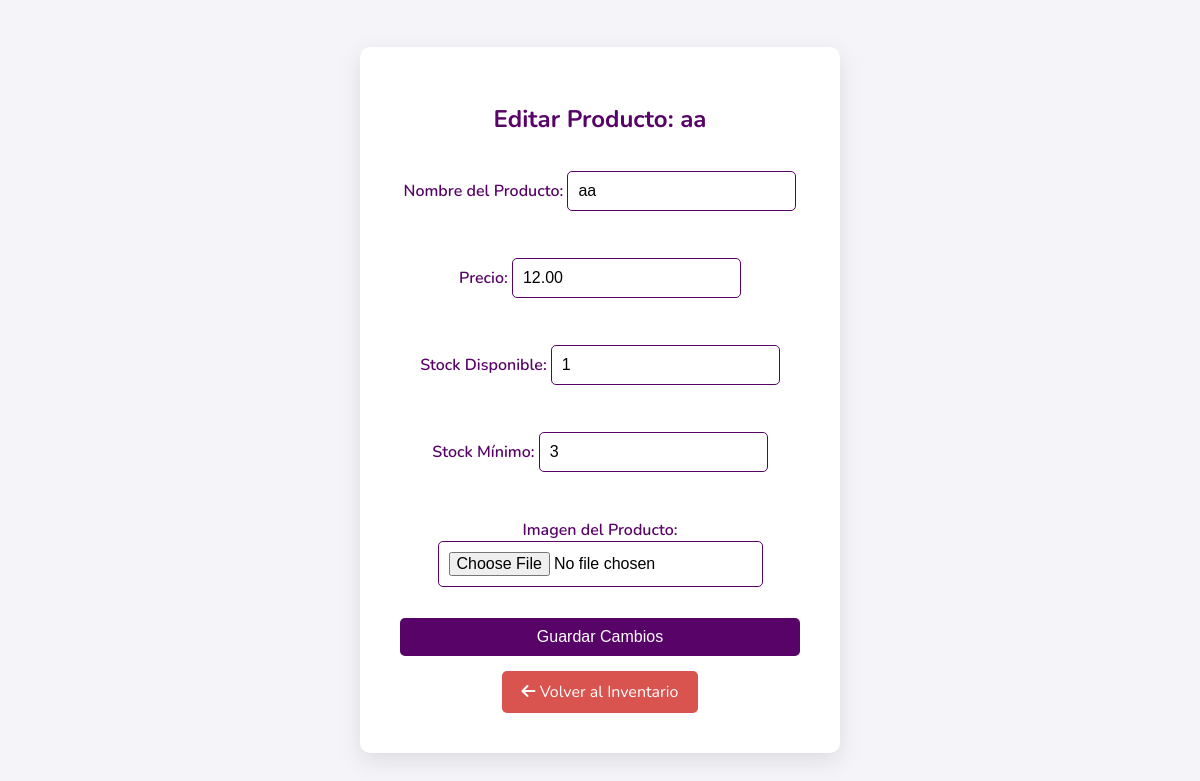
Before: /productos/1/editar/ with the older database file.
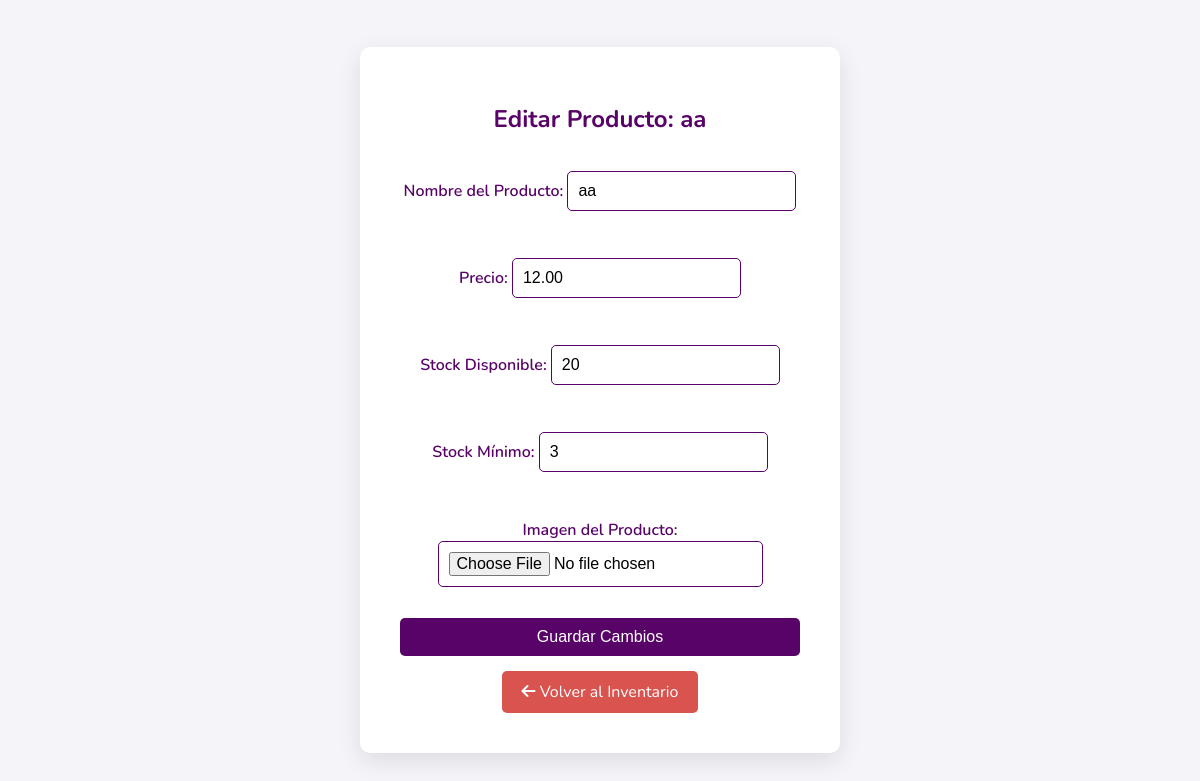
After: the same page with the newer database file.
### gestion/models.py (models this page shows)
class Producto(models.Model):
    nombre = models.CharField(max_length=100)
    precio = models.DecimalField(max_digits=10, decimal_places=2)
    stock = models.IntegerField()
    stock_minimo = models.IntegerField()
    imagen = models.ImageField(upload_to='productos/', null=True, blank=True)  # Campo para la imagen

### gestion/views.py (the view)
# urls.py: path('productos/<int:pk>/editar/', views.editar_producto, name='editar_producto'),
def editar_producto(request, pk):
    producto = get_object_or_404(Producto, pk=pk)
    if request.method == 'POST':
        form = ProductoForm(request.POST, instance=producto)
        if form.is_valid():
            form.save()
            messages.success(request, f'El producto "{producto.nombre}" ha sido actualizado. Stock restante: {producto.stock}')
            if producto.stock <= producto.stock_minimo:
                messages.warning(request, f'¡Atención! El stock del producto "{producto.nombre}" está por debajo del nivel mínimo ({producto.stock_minimo}).')
            return redirect('inventario_jefe')  # Redirige al inventario del jefe
    else:
        form = ProductoForm(instance=producto)
    return render(request, 'gestion/editar_producto.html', {'form': form, 'producto': producto})

### gestion/forms.py (shortened to what this page needs)
class ProductoForm(forms.ModelForm):
    class Meta:
        model = Producto
        fields = ['nombre', 'precio', 'stock', 'stock_minimo', 'imagen']
        labels = {
            'nombre': 'Nombre del Producto',
            'precio': 'Precio',
            'stock': 'Stock Disponible',
            'stock_minimo': 'Stock Mínimo',
            'imagen': 'Imagen del Producto',
        }
        widgets = {
            'nombre': forms.TextInput(attrs={
                'class': 'form-control',
                'placeholder': 'Introduce el nombre del producto'
            }),
            'precio': forms.NumberInput(attrs={
                'class': 'form-control',
                'placeholder': 'Introduce el precio',
                'step': '0.01'
            }),
            'stock': forms.NumberInput(attrs={
                'class': 'form-control',
                'placeholder': 'Cantidad en stock'
            }),
            'stock_minimo': forms.NumberInput(attrs={
                'class': 'form-control',
                'placeholder': 'Introduce el stock mínimo'
            }),
        }

### gestion/templates/gestion/editar_producto.html (shortened to what this page needs)
<!DOCTYPE html>
<html lang="es">
<head>
    <link rel="stylesheet" href="https://cdnjs.cloudflare.com/ajax/libs/font-awesome/6.0.0-beta3/css/all.min.css">
</head>
<body>
    <div class="edit-container">
        <h1>Editar Producto: {{ producto.nombre }}</h1>
        <form method="POST" class="edit-form">
            {{ form.as_p }}
            <button type="submit">Guardar Cambios</button>
        </form>
        <a href="{% url 'inventario_jefe' %}" class="back-btn"><i class="fas fa-arrow-left"></i> Volver al Inventario</a>
    </div>
</body>
</html>

Changed rows visible on the page:
changed Producto "aa": stock "1" → "20"
